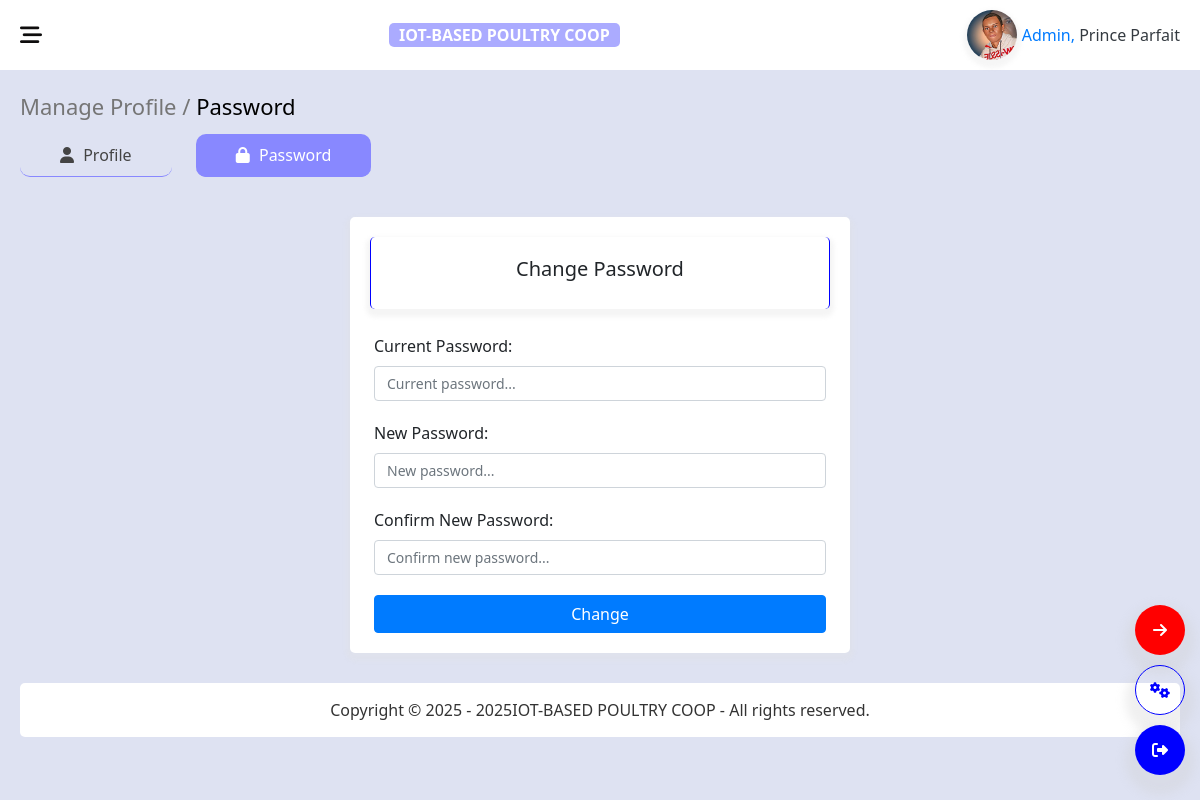
/dashboard/settings_password.php (signed in), run on the app's committed database.
### tables this page shows
CREATE TABLE `users` (
  `UserId` int(11) NOT NULL,
  `Unique_id` varchar(255) NOT NULL,
  `FirstName` varchar(255) NOT NULL,
  `LastName` varchar(255) NOT NULL,
  `PhoneNumber` varchar(15) NOT NULL,
  `Email` varchar(255) NOT NULL,
  `Role` varchar(50) NOT NULL DEFAULT 'NoRole',
  `Password` varchar(255) NOT NULL,
  `Gender` varchar(25) NOT NULL,
  `Profile` varchar(255) NOT NULL DEFAULT 'NoProfile',
  `Access` varchar(50) NOT NULL DEFAULT 'Granted',
  `failed_attempts` int(11) NOT NULL DEFAULT 0,
  `lock_until` datetime DEFAULT NULL,
  `PasswordDetection` int(11) NOT NULL DEFAULT 1,
  `isDeleted` varchar(45) NOT NULL DEFAULT 'notDeleted',
  `DateCreated` datetime DEFAULT current_timestamp()
);

### dashboard/settings_password.php (the view, shortened to what this page needs)
<?php
include "php/includes/pure_header.php";
?>
<!DOCTYPE html>
<html lang="en">
<head>
    <link rel="stylesheet" href="extensions/bootstrap/css/bootstrap.min.css">
    <link rel="stylesheet" href="extensions/bootstrap/js/bootstrap.bundle.min.js">
    <link rel="stylesheet" href="extensions/fontawesome/css/all.css">
    <link rel="stylesheet" href="assets/css/main.css">
</head>
<body>
    <div class="body-contents-wrapper">
        <div class="contents">
            <?php include('php/includes/header.php'); ?>
            <div class="cont-container">
                <header class="header-content">
                    Manage Profile / <span>Password</span>
                </header>
                <div class="pro-settings">
                    <div class="pro-header-links">
                        <a href="settings.php"><i class="fa-solid fa-user"></i> Profile</a>
                        <a href="#already" class="active"><i class="fa-solid fa-lock"></i> Password</a>
                    </div>
                </div>
                <div class="form-content-wrapper passwordForm">
                    <div class="normalHeader">
                        <h5>Change Password</h5>
                    </div>
                    <div class="cover-content">
                        <form action="settings_password.php" method="post" autocomplete="off">
                            <div class="field">
                                <label>Current Password:</label>
                                <input type="password" name="currentpass" placeholder="Current password..."
                                    class="form-control" required>
                            </div>
                            <div class="field">
                                <label>New Password:</label>
                                <input type="password" name="newpass" placeholder="New password..." class="form-control"
                                    required>
                            </div>
                            <div class="field">
                                <label>Confirm New Password:</label>
                                <input type="password" name="confirmnewpass" placeholder="Confirm new password..."
                                    class="form-control" required>
                            </div>
                            <button type="submit" class="btn btn-primary formSubmitBtn"
                                name="changepassword">Change</button>
                        </form>
                    </div>
                </div>
                <?php include('php/includes/Rlinks.php'); ?>
                <?php include('php/includes/footer.php'); ?>
            </div>
        </div>
    </div>
</body>
</html>

### dashboard/php/includes/header.php (shortened to what this page needs)
<?php
include "php/config.php";
if (!isset($_SESSION['user_uni_id'])) {
    echo "<script>alert('You must login first.')</script>";
    echo "<script>window.location.href = '../default/login.php'</script>";
} else {
    $selectuser = mysqli_query($con, "SELECT * FROM `users` WHERE `Unique_id` = {$_SESSION['user_uni_id']}");
    $user = mysqli_fetch_assoc($selectuser);
    $role = $user['Role'];
    $fname = $user['FirstName'];
}
?>
<div class="top-header-contents">
    <div class="left-top-header-contents sub-header-contentes n-flex-content">
        <i class="fa-solid fa-bars-staggered toggleAsidebar"></i>
    </div>
    <a href="index.php" class="companyTitle">
       IOT-BASED POULTRY COOP
    </a>
    <div class="right-top-header-contents sub-header-contentes">
        <?php
        $profile = 'php/userimages/' . $user['Profile'] . '';
        $default_image_url = '<img src="php/defaultavatar/avatar.png" alt="avatar">';
        if ($user['Profile'] == '') {
            echo $default_image_url;
        } elseif (file_exists($profile)) {
            echo '<a href="' . $profile . '" target="_blank"><img src="' . $profile . '" alt="profile"></a>';
        } else {
            echo $default_image_url;
        }
        ?>
        <p>
            <a href="settings.php" class="text-dark" style="text-decoration: none;">
                <span class="userTitle text-primary"><?= ucfirst($role); ?>, </span> <?= $fname; ?>
            </a>
        </p>
    </div>
</div>

### dashboard/assets/css/main.css (style rules this page uses)
* { margin: 0; padding: 0; box-sizing: border-box; font-family: 'Segoe UI', Tahoma, Geneva, Verdana, sans-serif; }
:root { --main-color: #0000ff; --white-color: #fff; --gray-color: #ccc; --black-color: #000; --text-color: #333; --border-color: #eee; --main-better-color: #bbbbff; --body-background-color: #a3aedd5b; --box-shadow-normal: 0 4px 4px 4px rgba(240, 238, 238, 0.3); --box-shadow-darker: 0 4px 4px 4px rgba(224, 224, 224, 0.3); }
body { background: var(--body-background-color); }
form input, form select { font-size: 14px !important; }
.cover-content { position: relative; width: 100%; height: 100px; min-height: 40px; overflow: hidden; background-color: #fff; max-height: 100%; padding: 0 4px; transition: height all .3s ease-in-out; transition: min-height all .3s ease-in-out; }
.cover-content.active { height: 100%; min-height: 100%; }
.n-flex-content { display: flex; gap: 2px; }
input, select, button { border: none; outline: none; }
.companyTitle { text-align: center; background-color: transparent; background-color: #0000ff54; border-radius: 5px; padding: 0 10px; font-weight: 600; color: var(--white-color); }
a { text-decoration: none; }
.body-contents-wrapper { width: 100%; height: auto; display: flex; }
.contents { position: relative; height: auto; width: 82%; background-color: transparent; margin-left: 18%; padding-top: 70px; transition: all 0.3s ease-in-out; }
.contents .top-header-contents { position: fixed; top: 0; right: 0; width: 82%; height: 70px; background-color: var(--white-color); transition: all 0.3s ease-in-out; z-index: 555; }
.contents .top-header-contents { display: flex; align-items: center; justify-content: space-between; padding: 0 20px; }
.top-header-contents .left-top-header-contents i { font-size: 22px; color: #0e0d0d; cursor: pointer; transition: all 0.3s ease-in-out; }
.top-header-contents .left-top-header-contents .fa-bars-staggered { display: none; }
.top-header-contents .right-top-header-contents { display: flex; align-items: center; text-align: center; }
.top-header-contents .right-top-header-contents img { width: 50px; height: 50px; border-radius: 50%; box-shadow: var(--box-shadow-darker); margin-right: 5px; object-fit: cover; }
.top-header-contents .right-top-header-contents p { padding-top: 15px; }
.top-header-contents .right-top-header-contents p .userTitle { color: var(--main-color); font-weight: 500; }
.cont-container { padding: 20px; height: auto; }
.form-content-wrapper { background-color: var(--white-color); padding: 20px; border-radius: 5px; box-shadow: var(--box-shadow-darker); margin-bottom: 10px; }
.passwordForm { width: 100%; max-width: 500px; margin: auto; margin-top: 50px; }
.formSubmitBtn { width: 100%; }
.normalHeader { text-align: center; align-items: center; box-shadow: 0px 4px 4px 4px rgba(223, 223, 223, 0.3); padding: 20px; border-right: 1px solid var(--main-color); border-left: 1px solid var(--main-color); border-radius: 5px; margin-bottom: 25px; }
.cont-container .header-content { margin-bottom: 20px; width: 100%; font-size: 22px; color: #757575; }
.cont-container .header-content span { color: #000; }
.field { margin-bottom: 20px; }
.pro-settings { width: 100%; background-color: transparent; margin-bottom: 30px; }
.pro-settings .pro-header-links a { padding: 10px 40px; border-radius: 10px; font-weight: 400; text-decoration: none; margin-right: 20px; color: #444; border-bottom: 1px solid #8888ff; }
.pro-settings .pro-header-links a i { padding-right: 5px; }
.pro-settings .pro-header-links a.active { color: var(--white-color); background-color: #8888ff; }
@media (max-width: 1300px) { .contents { width: 100%; margin-left: 0; } }
@media (max-width: 1300px) { .contents .top-header-contents { width: 100%; } }
@media (max-width: 1300px) { .top-header-contents .left-top-header-contents .fa-bars-staggered { display: block; } }

### data on the page
users: Profile (picture), Role "Admin", FirstName "Prince Parfait"
